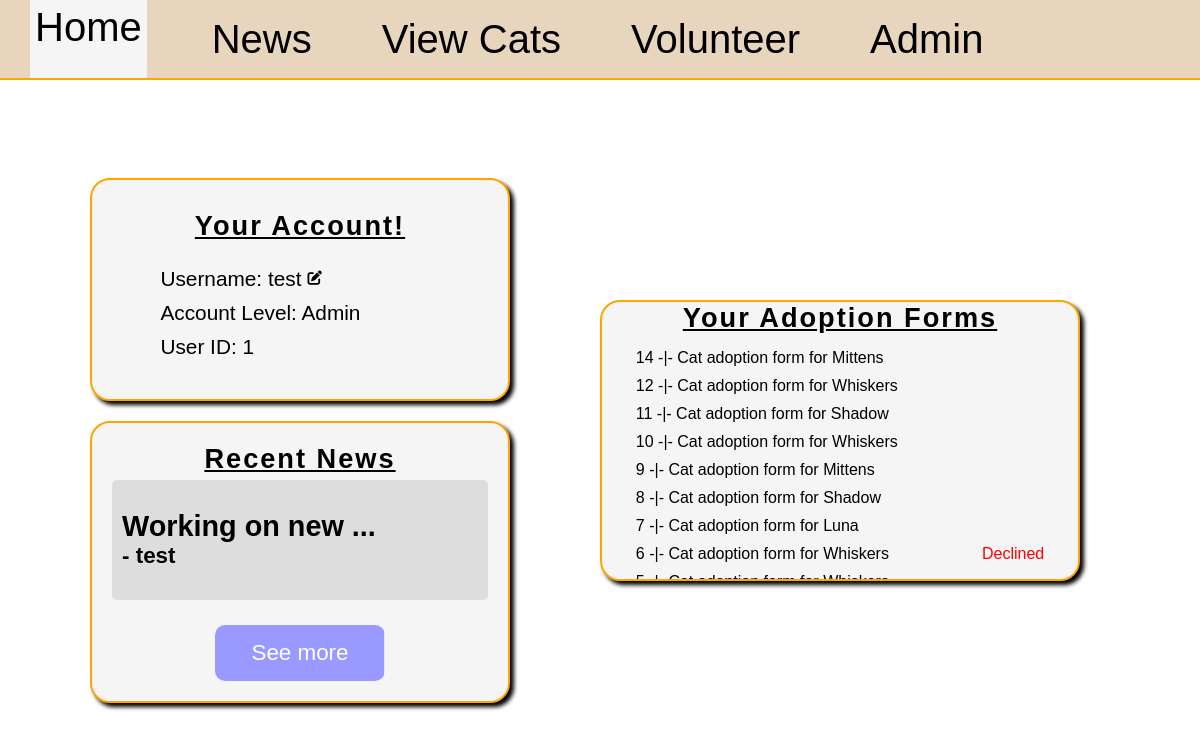
/home/1, run on the app's committed database.
### main.py (models this page shows)
class User(db.Model):
    id = db.Column(db.Integer, primary_key=True)
    username = db.Column(db.String(50), nullable=False, unique=True)
    password = db.Column(db.String(50), nullable=False)
    level = db.Column(db.String(50), nullable=False)
    news = db.relationship('News', backref='author', lazy=True)
    forms = db.relationship('AdoptionForm', backref='user', lazy=True)

class AdoptionForm(db.Model):
	id = db.Column(db.Integer, primary_key=True)
	address = db.Column(db.String(30), nullable=False)
	other_pets = db.Column(db.Integer, nullable=False)
	reason = db.Column(db.String(100), nullable=False)
	cat_id = db.Column(db.Integer, db.ForeignKey('cat.id'), nullable=False)
	user_id = db.Column(db.Integer, db.ForeignKey('user.id'), nullable=False)
	review = db.relationship('AdoptionFormReview', backref='form', uselist=False)

class Cat(db.Model):
	id = db.Column(db.Integer, primary_key=True)
	name = db.Column(db.String(25), nullable=False)
	bio = db.Column(db.String(100), nullable=False)
	gender = db.Column(db.String(1), nullable=False)
	image = db.Column(db.String(100))
	forms = db.relationship('AdoptionForm', backref='cat', lazy=True)

class AdoptionFormReview(db.Model):
	id = db.Column(db.Integer, primary_key=True)
	status = db.Column(db.String(30), nullable=False)
	reason = db.Column(db.String(30))
	form_id = db.Column(db.Integer, db.ForeignKey('adoption_form.id'), unique=True, nullable=False)

### main.py (the view)
@app.route('/home/<int:id>', methods=["GET", "POST"])
def home(id):
	user = User.query.filter(User.id==id).first()
	form = UsernameForm()
	newest_news = News.query.order_by(News.id.desc()).first()
	user_adoptions = AdoptionForm.query.filter(AdoptionForm.user_id==id).all()
	if form.validate_on_submit():
		username = form.username.data
		found_user = User.query.filter(User.username==username).first()
		if found_user and username != user.username:
			form.username.data = user.username
			return render_template("home.html", user=user, form=form, error="exists", news=newest_news, asoptions=user_adoptions)
		else:
			user.username = username
			db.session.commit()
			return redirect(url_for("home", id=user.id))
	else:
		form.username.data = user.username
		return render_template("home.html", user=user, form=form, error="none", news=newest_news, adoptions=user_adoptions)

### templates/home.html (shortened to what this page needs)
{% extends "base.html" %}
{% block style %}
<link rel="stylesheet" href="{{ url_for('static', filename='home.css') }}">
<link rel="stylesheet" href="https://cdnjs.cloudflare.com/ajax/libs/font-awesome/6.5.0/css/all.min.css">
{% endblock %}
{% block content %}
<header>
	<a href="/home/{{ user.id }}" class="selected">Home</a>
	<a href="/news/{{ user.id }}">News</a>
	<a href="/cats/{{ user.id }}">View Cats</a>
	<a>Volunteer</a>
	{% if user.level == "admin" %}
	<a href="/admin/{{ user.id }}">Admin</a>
	{% endif %}
</header>
<main>
	<section id="section-1">
	<div id="profile-div" class="page-div">
		<div id="details">
			<h2>Your Account!</h2>
			<p id="error" class="{{ error }}"></p>
			<div id="username-div">
				<p class="account-detail" id="username-show">Username: {{ user.username }}</p>
				<i class="fas fa-pen-to-square account-detail" id="edit"></i>
			</div>
			<p class="account-detail">Account Level: {{ user.level|capitalize }}</p>
			<p class="account-detail">User ID: {{ user.id }}</p>
		</div>
	</div>
	<div id="news-div" class="page-div">
		<h2>Recent News</h2>
		<div id="newest-news">
			{% if news %}
			<h3>{{ news.headline }}</h3>
			<h4>- {{ news.author.username }}</h4>
			{% endif %}
		</div>
		<a href="/news/{{ user.id }}" id="news-btn" class="page-link-btn">See more</a>
	</div>
	</section>
	<section id="section-2">
	<div id="adoptions-div" class="page-div">
		<h2>Your Adoption Forms</h2>
		<div id="user-adoptions">
			{% if adoptions %}
			{% for form in adoptions|reverse %}
			<div class="cat-form">
				<p class="form-link" id="{{ form.id }}">{{ form.id }} -|- Cat adoption form for {{ form.cat.name }}</p>
				{% if form.review %}
					{% if form.review.status=="Declined" %}
						<p class="denied">{{ form.review.status }}</p>
					{% else %}
						<p class="accepted">{{ form.review.status }}</p>
					{% endif %}
				{% endif %}
			</div>
			{% endfor %}
			{% else %}
			<p class="no-adoptions">Oh no! You don't have any adoption forms.</p>
			<p class="no-adoptions">Would you like to submit one?</p>
			<a href="/cats/{{ user.id}}" class="page-link-btn" id="adoption-btn">See Cats!</a>
			{% endif %}
		</div>
	</div>
	</section>
</main>
{% endblock %}

### static/styles.css (style rules this page uses)
* { margin: 0; padding: 0; box-sizing: border-box; font-family:Arial, Helvetica, sans-serif; }
html, body { width: 100vw; height: 100vh; }
#error { color: #884444; padding: 10px; }
.selected { height: 100%; background-color: whitesmoke; }
header { width: 100%; height: 10%; background-color: rgb(231, 213, 190); display: flex; align-items: center; border-bottom: 2px solid orange; }
header a { font-size: 2.5rem; text-align: center; padding: 5px; margin-left: 30px; margin-right: 30px; position: relative; display: inline-block; text-decoration: none; color: black; }
header a::after { content: ""; position: absolute; left: 0; bottom: 0; width: 0; height: 3px; background: orange; transition: width 0.3s; }
.page-link-btn { color: white; background: linear-gradient(90deg, #ff9900 50%, #9999ff 50%); background-size: 200% 100%; background-position: right; transition: background-position 0.3s ease; border-radius: 10px; display: flex; align-items: center; justify-content: center; text-decoration: none; }

### static/home.css (style rules this page uses)
body { overflow: hidden; }
main { display: flex; justify-content: center; align-items: center; width: 100%; height: 90%; }
.page-div { border: solid orange 2px; border-radius: 20px; transition: 0.3s ease-in-out; box-shadow: 4px 4px 4px black; background-color: whitesmoke; }
#profile-div { width: 35vw; padding: 20px; display: flex; flex-direction: column; align-items: center; }
#details { padding: 5px; display: flex; flex-direction: column; align-items: center; margin: 5px; border-radius: 10px; width: 90%; }
h2 { font-size: 1.7rem; text-decoration: underline; font-weight: 900; letter-spacing: 2px; margin-bottom: 5px; }
.account-detail { font-size: 1.3rem; margin-bottom: 10px; text-align: left; width: 85%; }
#username-div { width: 85%; display: flex; justify-content: left; align-items: center; }
#username-div .account-detail { width: auto; margin-right: 6px; }
#username-div i { font-size: 0.9rem; }
#section-1 { width: 40vw; height: 100%; display: flex; flex-direction: column; align-items: center; justify-content: center; }
#news-div { margin-top: 20px; width: 35vw; display: flex; flex-direction: column; justify-content: center; align-items: center; padding: 20px; }
#newest-news { width: 100%; height: 15vh; display: flex; flex-direction: column; justify-content: center; background-color: #dddddd; padding: 10px; border-radius: 5px; }
h3 { width: 100%; font-size: 1.8rem; }
h4 { width: 100%; font-size: 1.4rem; }
#news-btn { margin-top: 25px; width: 45%; font-size: 1.4rem; height: 7vh; }
#section-2 { width: 50vw; height: 100%; display: flex; flex-direction: column; align-items: center; justify-content: center; }
#adoptions-div { width: 40vw; max-height: 50%; display: flex; flex-direction: column; align-items: center; justify-content: center; }
#user-adoptions { width: 90%; padding: 5px; max-height: 30vh; overflow: auto; display: grid; }
.cat-form { padding: 5px; width: 100%; border-radius: 7px; display: flex; align-items: center; justify-content: space-between; }
.form-link { text-decoration: none; color: black; }
.denied { color: red; }

### data on the page
User: username "test", level "Admin", id "1", author.username "test"
AdoptionForm: id "14", cat.name "Mittens"
AdoptionForm: id "12", cat.name "Whiskers"
AdoptionForm: id "11", cat.name "Shadow"
AdoptionForm: id "10", cat.name "Whiskers"
AdoptionForm: id "9", cat.name "Mittens"
AdoptionForm: id "8", cat.name "Shadow"
AdoptionForm: id "7", cat.name "Luna"
AdoptionForm: id "6", cat.name "Whiskers", review.status "Declined"
